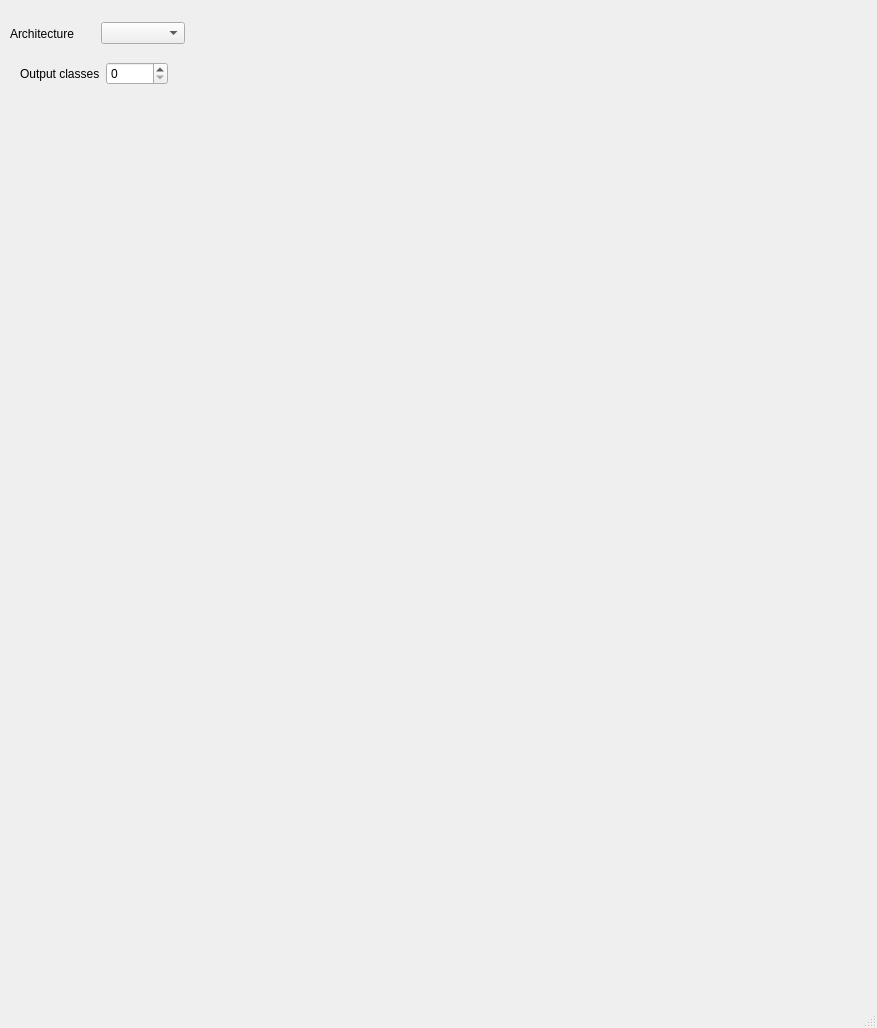
<?xml version="1.0" encoding="UTF-8"?>
<ui version="4.0">
 <class>MainWindow</class>
 <widget class="QMainWindow" name="MainWindow">
  <property name="geometry">
   <rect>
    <x>0</x>
    <y>0</y>
    <width>877</width>
    <height>1028</height>
   </rect>
  </property>
  <property name="windowTitle">
   <string>MainWindow</string>
  </property>
  <widget class="QWidget" name="centralwidget">
   <widget class="QWidget" name="">
    <property name="geometry">
     <rect>
      <x>10</x>
      <y>20</y>
      <width>175</width>
      <height>27</height>
     </rect>
    </property>
    <layout class="QHBoxLayout" name="horizontalLayout">
     <item>
      <widget class="QLabel" name="label">
       <property name="text">
        <string>Architecture</string>
       </property>
      </widget>
     </item>
     <item>
      <widget class="QComboBox" name="comboBox"/>
     </item>
    </layout>
   </widget>
   <widget class="QWidget" name="">
    <property name="geometry">
     <rect>
      <x>20</x>
      <y>60</y>
      <width>148</width>
      <height>28</height>
     </rect>
    </property>
    <layout class="QHBoxLayout" name="horizontalLayout_2">
     <item>
      <widget class="QLabel" name="label_2">
       <property name="text">
        <string>Output classes</string>
       </property>
      </widget>
     </item>
     <item>
      <widget class="QSpinBox" name="spinBox"/>
     </item>
    </layout>
   </widget>
  </widget>
  <widget class="QMenuBar" name="menubar">
   <property name="geometry">
    <rect>
     <x>0</x>
     <y>0</y>
     <width>877</width>
     <height>22</height>
    </rect>
   </property>
  </widget>
  <widget class="QStatusBar" name="statusbar"/>
 </widget>
 <resources/>
 <connections/>
</ui>
